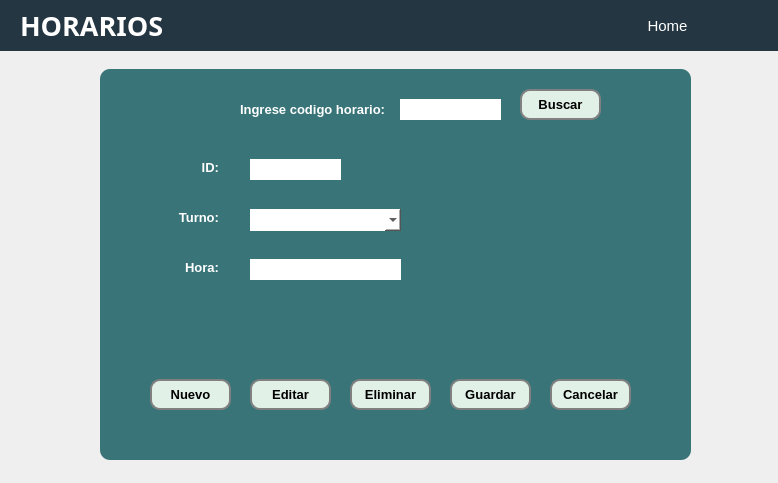
<?xml version="1.0" encoding="UTF-8"?>
<ui version="4.0">
 <class>Dialog</class>
 <widget class="QDialog" name="Dialog">
  <property name="geometry">
   <rect>
    <x>0</x>
    <y>0</y>
    <width>778</width>
    <height>483</height>
   </rect>
  </property>
  <property name="windowTitle">
   <string>Dialog</string>
  </property>
  <widget class="QLabel" name="label">
   <property name="geometry">
    <rect>
     <x>0</x>
     <y>0</y>
     <width>781</width>
     <height>51</height>
    </rect>
   </property>
   <property name="font">
    <font>
     <family>Arial Black</family>
     <pointsize>20</pointsize>
     <bold>true</bold>
    </font>
   </property>
   <property name="styleSheet">
    <string notr="true">background-color: #243642;
color: #FFFFFF</string>
   </property>
   <property name="text">
    <string>HORARIOS</string>
   </property>
   <property name="alignment">
    <set>Qt::AlignLeading|Qt::AlignLeft|Qt::AlignVCenter</set>
   </property>
   <property name="margin">
    <number>0</number>
   </property>
   <property name="indent">
    <number>20</number>
   </property>
  </widget>
  <widget class="QPushButton" name="btnHome">
   <property name="geometry">
    <rect>
     <x>630</x>
     <y>10</y>
     <width>75</width>
     <height>31</height>
    </rect>
   </property>
   <property name="font">
    <font>
     <family>Arial</family>
     <pointsize>11</pointsize>
    </font>
   </property>
   <property name="cursor">
    <cursorShape>PointingHandCursor</cursorShape>
   </property>
   <property name="styleSheet">
    <string notr="true">color: rgb(255, 255, 255);</string>
   </property>
   <property name="text">
    <string>Home</string>
   </property>
   <property name="flat">
    <bool>true</bool>
   </property>
  </widget>
  <widget class="QFrame" name="frameFormHorario">
   <property name="geometry">
    <rect>
     <x>100</x>
     <y>69</y>
     <width>591</width>
     <height>391</height>
    </rect>
   </property>
   <property name="cursor">
    <cursorShape>ArrowCursor</cursorShape>
   </property>
   <property name="styleSheet">
    <string notr="true">background-color:#387478;
border-radius: 10px;</string>
   </property>
   <property name="frameShape">
    <enum>QFrame::StyledPanel</enum>
   </property>
   <property name="frameShadow">
    <enum>QFrame::Raised</enum>
   </property>
   <widget class="QLabel" name="label_2">
    <property name="geometry">
     <rect>
      <x>70</x>
      <y>90</y>
      <width>49</width>
      <height>16</height>
     </rect>
    </property>
    <property name="font">
     <font>
      <family>Arial</family>
      <pointsize>10</pointsize>
      <bold>true</bold>
     </font>
    </property>
    <property name="layoutDirection">
     <enum>Qt::LeftToRight</enum>
    </property>
    <property name="styleSheet">
     <string notr="true">color: rgb(255, 255, 255);</string>
    </property>
    <property name="text">
     <string>ID:</string>
    </property>
    <property name="alignment">
     <set>Qt::AlignRight|Qt::AlignTrailing|Qt::AlignVCenter</set>
    </property>
   </widget>
   <widget class="QLabel" name="label_3">
    <property name="geometry">
     <rect>
      <x>70</x>
      <y>140</y>
      <width>49</width>
      <height>16</height>
     </rect>
    </property>
    <property name="font">
     <font>
      <family>Arial</family>
      <pointsize>10</pointsize>
      <bold>true</bold>
     </font>
    </property>
    <property name="layoutDirection">
     <enum>Qt::LeftToRight</enum>
    </property>
    <property name="styleSheet">
     <string notr="true">color: rgb(255, 255, 255);</string>
    </property>
    <property name="text">
     <string>Turno:</string>
    </property>
    <property name="alignment">
     <set>Qt::AlignRight|Qt::AlignTrailing|Qt::AlignVCenter</set>
    </property>
   </widget>
   <widget class="QLabel" name="label_4">
    <property name="geometry">
     <rect>
      <x>70</x>
      <y>190</y>
      <width>49</width>
      <height>16</height>
     </rect>
    </property>
    <property name="font">
     <font>
      <family>Arial</family>
      <pointsize>10</pointsize>
      <bold>true</bold>
     </font>
    </property>
    <property name="layoutDirection">
     <enum>Qt::LeftToRight</enum>
    </property>
    <property name="styleSheet">
     <string notr="true">color: rgb(255, 255, 255);</string>
    </property>
    <property name="text">
     <string>Hora:</string>
    </property>
    <property name="alignment">
     <set>Qt::AlignRight|Qt::AlignTrailing|Qt::AlignVCenter</set>
    </property>
   </widget>
   <widget class="QLineEdit" name="entryId">
    <property name="geometry">
     <rect>
      <x>150</x>
      <y>90</y>
      <width>91</width>
      <height>21</height>
     </rect>
    </property>
    <property name="styleSheet">
     <string notr="true">background-color: rgb(255, 255, 255);
border-radius:none;</string>
    </property>
   </widget>
   <widget class="QComboBox" name="cbTurno">
    <property name="geometry">
     <rect>
      <x>150</x>
      <y>140</y>
      <width>151</width>
      <height>22</height>
     </rect>
    </property>
    <property name="styleSheet">
     <string notr="true">background-color: rgb(255, 255, 255);
border-radius: none;</string>
    </property>
    <item>
     <property name="text">
      <string/>
     </property>
    </item>
    <item>
     <property name="text">
      <string>Matutino</string>
     </property>
    </item>
    <item>
     <property name="text">
      <string>Vespertino</string>
     </property>
    </item>
   </widget>
   <widget class="QLabel" name="label_10">
    <property name="geometry">
     <rect>
      <x>140</x>
      <y>30</y>
      <width>151</width>
      <height>20</height>
     </rect>
    </property>
    <property name="font">
     <font>
      <family>Arial</family>
      <pointsize>10</pointsize>
      <bold>true</bold>
     </font>
    </property>
    <property name="styleSheet">
     <string notr="true">color: rgb(255, 255, 255);</string>
    </property>
    <property name="text">
     <string>Ingrese codigo horario:</string>
    </property>
   </widget>
   <widget class="QLineEdit" name="entryBuscarId">
    <property name="geometry">
     <rect>
      <x>300</x>
      <y>30</y>
      <width>101</width>
      <height>21</height>
     </rect>
    </property>
    <property name="styleSheet">
     <string notr="true">background-color: rgb(255, 255, 255);
border-radius: none;</string>
    </property>
   </widget>
   <widget class="QPushButton" name="btnNuevo">
    <property name="geometry">
     <rect>
      <x>50</x>
      <y>310</y>
      <width>81</width>
      <height>31</height>
     </rect>
    </property>
    <property name="font">
     <font>
      <family>Arial</family>
      <pointsize>10</pointsize>
      <bold>true</bold>
     </font>
    </property>
    <property name="styleSheet">
     <string notr="true">background-color: #E2F1E7;
border: 2px solid grey;
padding: 5px;</string>
    </property>
    <property name="text">
     <string>Nuevo</string>
    </property>
   </widget>
   <widget class="QPushButton" name="btnEditar">
    <property name="geometry">
     <rect>
      <x>150</x>
      <y>310</y>
      <width>81</width>
      <height>31</height>
     </rect>
    </property>
    <property name="font">
     <font>
      <family>Arial</family>
      <pointsize>10</pointsize>
      <bold>true</bold>
     </font>
    </property>
    <property name="styleSheet">
     <string notr="true">background-color: #E2F1E7;
border: 2px solid grey;
padding: 5px;</string>
    </property>
    <property name="text">
     <string>Editar</string>
    </property>
   </widget>
   <widget class="QPushButton" name="btnEliminar">
    <property name="geometry">
     <rect>
      <x>250</x>
      <y>310</y>
      <width>81</width>
      <height>31</height>
     </rect>
    </property>
    <property name="font">
     <font>
      <family>Arial</family>
      <pointsize>10</pointsize>
      <bold>true</bold>
     </font>
    </property>
    <property name="styleSheet">
     <string notr="true">background-color: #E2F1E7;
border: 2px solid grey;
padding: 5px;</string>
    </property>
    <property name="text">
     <string>Eliminar</string>
    </property>
   </widget>
   <widget class="QPushButton" name="btnGuardar">
    <property name="geometry">
     <rect>
      <x>350</x>
      <y>310</y>
      <width>81</width>
      <height>31</height>
     </rect>
    </property>
    <property name="font">
     <font>
      <family>Arial</family>
      <pointsize>10</pointsize>
      <bold>true</bold>
     </font>
    </property>
    <property name="styleSheet">
     <string notr="true">background-color: #E2F1E7;
border: 2px solid grey;
padding: 5px;</string>
    </property>
    <property name="text">
     <string>Guardar</string>
    </property>
   </widget>
   <widget class="QPushButton" name="btnCancelar">
    <property name="geometry">
     <rect>
      <x>450</x>
      <y>310</y>
      <width>81</width>
      <height>31</height>
     </rect>
    </property>
    <property name="font">
     <font>
      <family>Arial</family>
      <pointsize>10</pointsize>
      <bold>true</bold>
     </font>
    </property>
    <property name="styleSheet">
     <string notr="true">background-color: #E2F1E7;
border: 2px solid grey;
padding: 5px;</string>
    </property>
    <property name="text">
     <string>Cancelar</string>
    </property>
   </widget>
   <widget class="QPushButton" name="btnBuscar">
    <property name="geometry">
     <rect>
      <x>420</x>
      <y>20</y>
      <width>81</width>
      <height>31</height>
     </rect>
    </property>
    <property name="font">
     <font>
      <family>Arial</family>
      <pointsize>10</pointsize>
      <bold>true</bold>
     </font>
    </property>
    <property name="styleSheet">
     <string notr="true">background-color: #E2F1E7;
border: 2px solid grey;
padding: 5px;</string>
    </property>
    <property name="text">
     <string>Buscar</string>
    </property>
   </widget>
   <widget class="QLineEdit" name="entryHora">
    <property name="geometry">
     <rect>
      <x>150</x>
      <y>190</y>
      <width>151</width>
      <height>21</height>
     </rect>
    </property>
    <property name="styleSheet">
     <string notr="true">background-color: rgb(255, 255, 255);
border-radius:none;</string>
    </property>
   </widget>
  </widget>
 </widget>
 <resources/>
 <connections/>
</ui>
